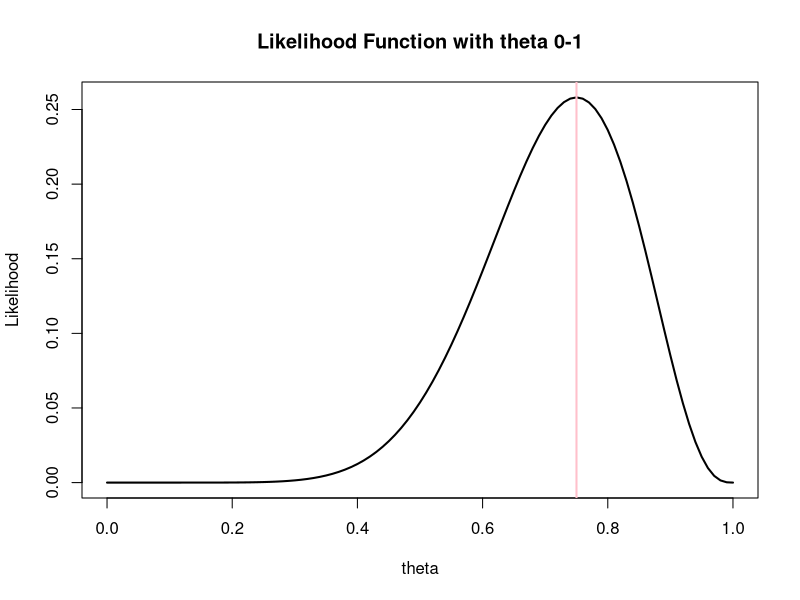
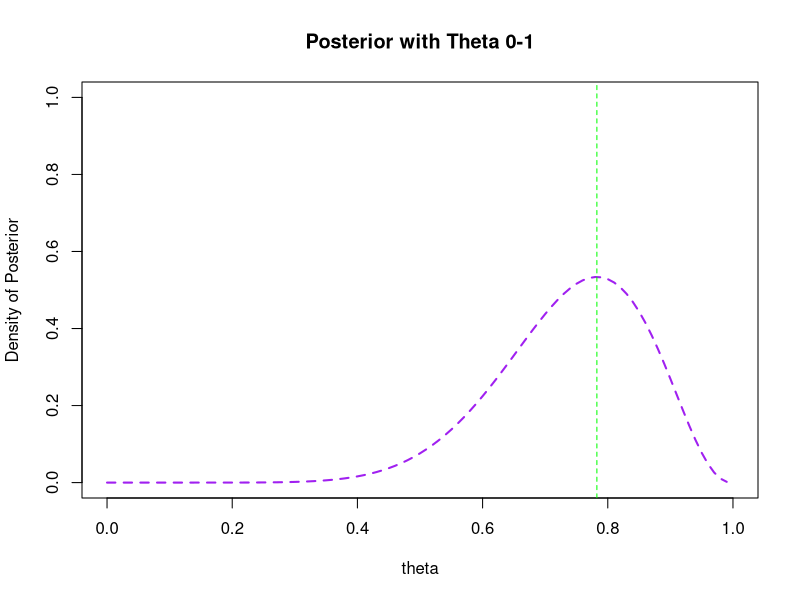

Recreate these plots in R, in order.
##### Problem Set 3 Assessment
##### Xiner Zhou
##### 2/15/2016
 
# Problem 1  Likelihood Inference
 
#### 1.A What is the likelihood of theta given y and n?
####     proportional to Binomial(n,theta)

#### 1.B 
likelihood <-function(theta){
  # Binomial with n=12 y=9
  return(choose(12,9)*theta^9*(1-theta)^3)
}

setwd("C:/Users/xiz933/Desktop/Files/Advanced Quantitative Method-Gary King/Week 3")
pdf("Assess Problem 1B.pdf")
curve(likelihood,from=0,to=1,ylab="Likelihood",xlab="theta",main="Likelihood Function with theta 0-1",lwd=2)
abline(v=0.75, lty=1, lwd=2, col="pink")
dev.off()

#### 1.C MLE of theta=0.75

#### 1.D 
dbinom(x=9, size=12, prob=0.75, log = FALSE) # 0.2581036

#  Bayesian Inference

#### 1.E p(theta|y,beta,n) propto (1-theta)^(beta-1)*choose(n,y)*theta^y*(1-theta)^(n-y)

#### 1.F 
posterior <-function(theta,beta,y,n){
  pdf <- ((1-theta)^(beta-1))*choose(n,y)*(theta^y)*((1-theta)^(n-y))
  return(pdf)
}
 
# How to define another function from an existing funciton:
# leave the parameter as "x", others filling with valeus 

setwd("C:/Users/xiz933/Desktop/Files/Advanced Quantitative Method-Gary King/Week 3")
pdf("Assess Problem 1F.pdf")
curve(posterior(x, beta=0.5,n=12,y=9),from=0,to=1,ylab="Density of Posterior",xlab="theta",lwd=2, lty=2,ylim=c(0,1),col="purple",main="Posterior with Theta 0-1")
abline(v=optimize(function(x) posterior(theta=x, beta=0.5,n=12,y=9), interval=c(0, 1), maximum=TRUE)$maximum[1], lty=2, lwd=1, col="green")
dev.off()

#### 1.G
integrate(function(x) posterior(theta=x, beta=0.5,n=12,y=9),lower=0.6,upper=0.65)$value/integrate(function(x) posterior(theta=x, beta=0.5,n=12,y=9),lower=0,upper=1)$value
#0.08904508